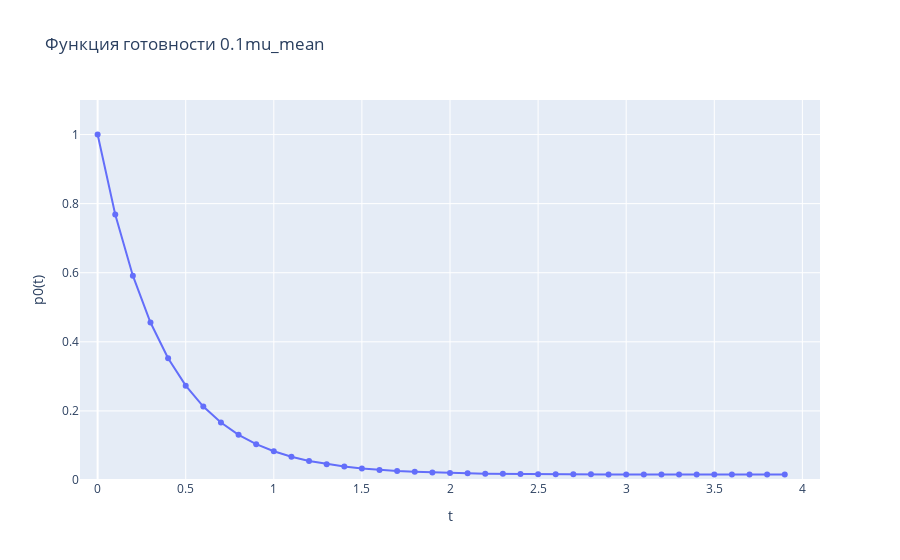

Notebook code cell kept with this figure:
### Code cell
readines_mu = readines_func(lambda_mean1, 0.1 * mu_mean1, 4)
px.line(x=readines_mu[1], y=readines_mu[0],
        title='Функция готовности 0.1mu_mean', markers=True,
        labels={"x": "t", "y": "p0(t)"}, range_y=[0,1.1], range_x=[-0.1,4.1])

### Figure 1 — Plotly figure (JSON) as saved in the notebook; plotly's stock layout.template omitted (floating-point values rounded to 4 significant figures)
{"data": [{"hovertemplate": "t=%{x}<br>p0(t)=%{y}<extra></extra>", "legendgroup": "", "line": {"color": "#636efa", "dash": "solid"}, "marker": {"symbol": "circle"}, "mode": "lines+markers", "name": "", "orientation": "v", "showlegend": false, "type": "scatter", "x": [0.0, 0.1, 0.2, 0.3, 0.4, 0.5, 0.6, 0.7, 0.8, 0.9, 1.0, 1.1, 1.2, 1.3, 1.4, 1.5, 1.6, 1.7, 1.8, 1.9, 2.0, 2.1, 2.2, 2.3, 2.4, 2.5, 2.6, 2.7, 2.8, 2.9, 3.0, 3.1, 3.2, 3.3, 3.4, 3.5, 3.6, 3.7, 3.8, 3.9], "xaxis": "x", "y": [1.0, 0.7684, 0.5914, 0.4559, 0.3524, 0.2732, 0.2126, 0.1663, 0.1309, 0.1038, 0.08308, 0.06724, 0.05513, 0.04586, 0.03878, 0.03336, 0.02922, 0.02605, 0.02362, 0.02177, 0.02035, 0.01927, 0.01844, 0.01781, 0.01732, 0.01695, 0.01667, 0.01645, 0.01629, 0.01616, 0.01606, 0.01599, 0.01593, 0.01589, 0.01586, 0.01583, 0.01581, 0.0158, 0.01578, 0.01578], "yaxis": "y"}], "layout": {"legend": {"tracegroupgap": 0}, "title": {"text": "Функция готовности 0.1mu_mean"}, "xaxis": {"anchor": "y", "domain": [0, 1], "range": [-0.1, 4.1], "title": {"text": "t"}}, "yaxis": {"anchor": "x", "domain": [0, 1], "range": [0, 1.1], "title": {"text": "p0(t)"}}}}
